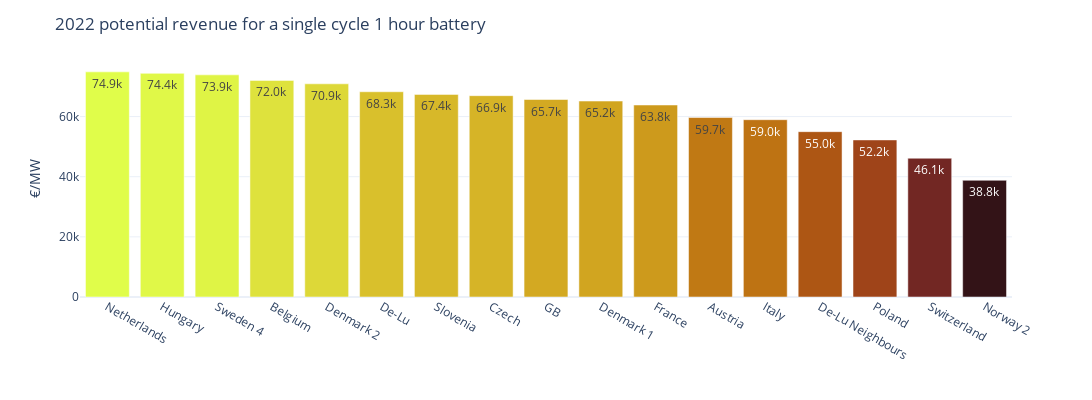

The notebook cell this image was saved under:
### Code cell
fig = px.bar(
    cycle_1_hour_1_rev,
    labels=dict(value='€/MW', index=''),
    text_auto='.3s',
    color=cycle_1_hour_1_rev,
    color_continuous_scale='solar'
    )

fig.update_coloraxes(showscale=False)
fig.update_layout(
    title='2022 potential revenue for a single cycle 1 hour battery',
    template='plotly_white',
    xaxis_categoryorder='total descending',
    width=1200,
    height=400
)

fig.write_image('../figures/single-cycle-1-hour-rev.jpeg', scale=5, engine='orca')
fig

### Figure 1 — Plotly figure (JSON) as saved in the notebook; plotly's stock layout.template omitted (floating-point values rounded to 4 significant figures)
{"data": [{"alignmentgroup": "True", "hovertemplate": "=%{x}<br>€/MW=%{y}<br>color=%{marker.color}<extra></extra>", "legendgroup": "", "marker": {"color": [68250.0, 54970.0, 72030.0, 65160.0, 70880.0, 63840.0, 74870.0, 38810.0, 59680.0, 52230.0, 73870.0, 46140.0, 66940.0, 58950.0, 67370.0, 74370.0, 65670.0], "coloraxis": "coloraxis", "pattern": {"shape": ""}}, "name": "", "offsetgroup": "", "orientation": "v", "showlegend": false, "textposition": "auto", "texttemplate": "%{y:.3s}", "type": "bar", "x": ["De-Lu", "De-Lu Neighbours", "Belgium", "Denmark 1", "Denmark 2", "France", "Netherlands", "Norway 2", "Austria", "Poland", "Sweden 4", "Switzerland", "Czech", "Italy", "Slovenia", "Hungary", "GB"], "xaxis": "x", "y": [68250.0, 54970.0, 72030.0, 65160.0, 70880.0, 63840.0, 74870.0, 38810.0, 59680.0, 52230.0, 73870.0, 46140.0, 66940.0, 58950.0, 67370.0, 74370.0, 65670.0], "yaxis": "y"}], "layout": {"barmode": "relative", "coloraxis": {"colorbar": {"title": {"text": "color"}}, "colorscale": [[0, "rgb(51, 19, 23)"], [0.09091, "rgb(79, 28, 33)"], [0.1818, "rgb(108, 36, 36)"], [0.2727, "rgb(135, 47, 32)"], [0.3636, "rgb(157, 66, 25)"], [0.4545, "rgb(174, 88, 20)"], [0.5455, "rgb(188, 111, 19)"], [0.6364, "rgb(199, 137, 22)"], [0.7273, "rgb(209, 164, 32)"], [0.8182, "rgb(217, 192, 44)"], [0.9091, "rgb(222, 222, 59)"], [1, "rgb(224, 253, 74)"]], "showscale": false}, "height": 400, "legend": {"tracegroupgap": 0}, "margin": {"t": 60}, "title": {"text": "2022 potential revenue for a single cycle 1 hour battery"}, "width": 1200, "xaxis": {"anchor": "y", "categoryorder": "total descending", "domain": [0, 1], "title": {"text": ""}}, "yaxis": {"anchor": "x", "domain": [0, 1], "title": {"text": "€/MW"}}}}
